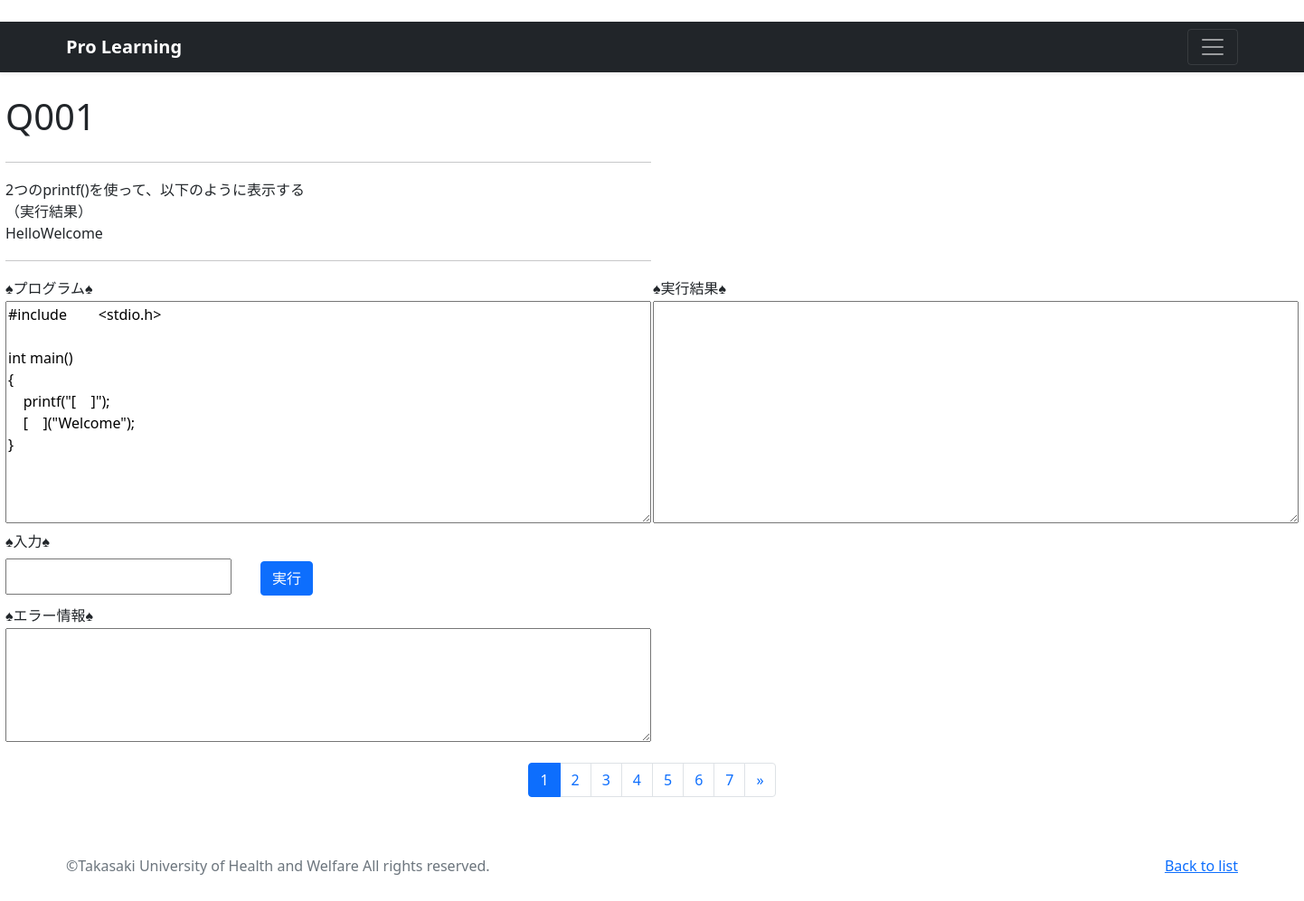
Screenshot of /c-program/1/ with the database file from the repository.
### program/models.py (models this page shows, shortened)
class C_Program(models.Model):
    title = models.CharField(
        verbose_name='タイトル', # フィールドのタイトル
        max_length=5        # 最大文字数は5
        )
    subtit = models.CharField(
        verbose_name='サブタイトル', # フィールドのタイトル
        max_length=30        # 最大文字数は30
        )
    content = models.TextField(
        verbose_name='問題文'   # フィールドのタイトル
        )
    code = models.TextField(
        verbose_name='プログラム' # フィールドのタイトル
        )

### program/views.py (the view)
def C_detail(request, pk):
    records = C_Program.objects.order_by('title')
    paginator = Paginator(records, 1)
    page_number  = request.GET.get('page', pk)
    pages = paginator.page(page_number)
    return render(
        request, 'C_pro.html', {'orderby_records': pages})

### program/templates/C_pro.html (shortened to what this page needs)
{% load static %}
<!doctype html>
<html lang="ja">
  <head>
    <link href="https://cdn.jsdelivr.net/npm/bootstrap@5.0.2/dist/css/bootstrap.min.css"
          rel="stylesheet"
>
    </head>
  <body>
    <header>
      <div class="navbar navbar-dark bg-dark shadow-sm">
        <div class="container">
          <a href="{% url 'base:index' %}"
             class="navbar-brand d-flex align-items-center">
            <strong>Pro Learning</strong>
          </a>
          <button class="navbar-toggler"
                  type="button"
                  data-bs-toggle="collapse"
                  data-bs-target="#navbarHeader"
                  aria-controls="navbarHeader"
                  aria-expanded="false"
                  aria-label="Toggle navigation">
            <span class="navbar-toggler-icon"></span>
          </button>
        </div>
      </div>
    </header>
    <main>
    {% for record in orderby_records %}
      <form class="f1" name="form1">
        <table>
            <tr><td><br><h1>{{record.title}}</h1></td></tr>
            <tr><td><hr></td></tr>
            <td>{{record.content|linebreaksbr}}</td>
            <tr>
             <tr><td><hr></td></tr>
             <td>&spades;プログラム&spades;</td>
             <td>&spades;実行結果&spades;</td>
            </tr>
            <tr>
             <td><textarea cols="75" rows="10" name="fmsrc" >{{record.code}}</textarea></td>
             <td><textarea cols="75" rows="10" name="fmout"></textarea></td>
            </tr>
            <tr><td>&spades;入力&spades;</td></tr>
            <tr><td><input size="40" type="text" style="width:250px; height:40px;" name="fminp">　　<input type="button" value="実行" onClick="postPaiza()" class="btn btn-primary my-2"></td></tr>
            <tr><td>&spades;エラー情報&spades;</td></tr>
            <tr><td><textarea cols="75" rows="5" name="fmerr"></textarea></td></tr>
        </table>
      </form>
      {% empty %}
      <p>the list is empty.</p>
      {% endfor %}
    </main>
    <p>{% include "pagination2.html" %}</p>
    <footer class="text-muted py-5">
      <div class="container">
        <p class="float-end mb-1">
          <a href="{% url 'program:C_list' %}">Back to list</a>
        </p>
        <p class="mb-1">
          ©Takasaki University of Health and Welfare All rights reserved.</p>
      </div>
    </footer>
  </body>
</html>

### program/templates/C_pro.html (style rules this page uses)
.f1 table { margin: auto; }

### rows the page displays
C_Program: title "Q001", content "2つのprintf()を使って、以下のように表示する （実行結果） HelloWelcome", fmsrc "#include <stdio.h> int main() { printf(\"[ ]\"); [ ](\"Welcome\"); }"

### other values shown
{{ num }} "1"
{{ num }} "2" "3" "4" "5" "6" "7"
